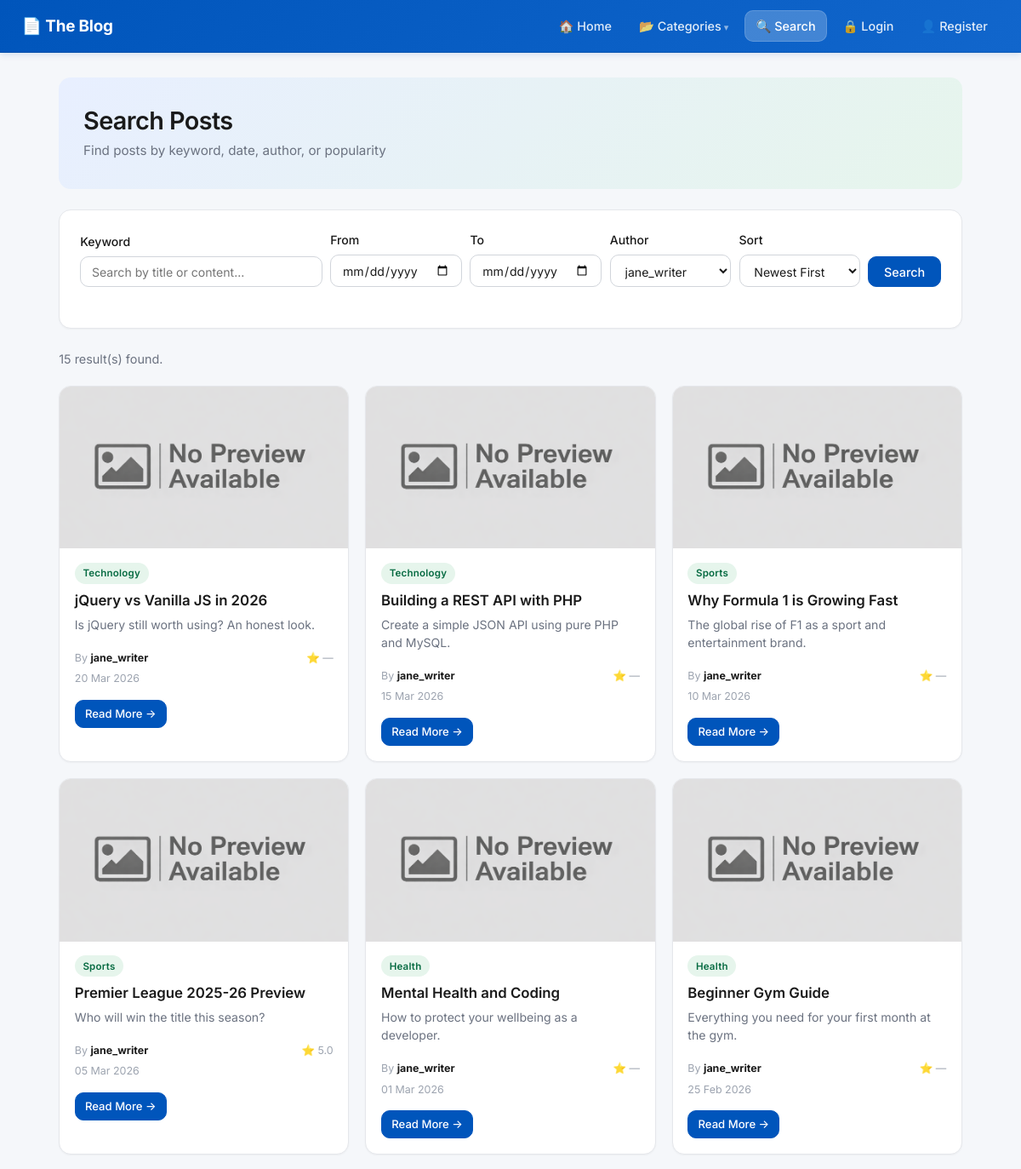
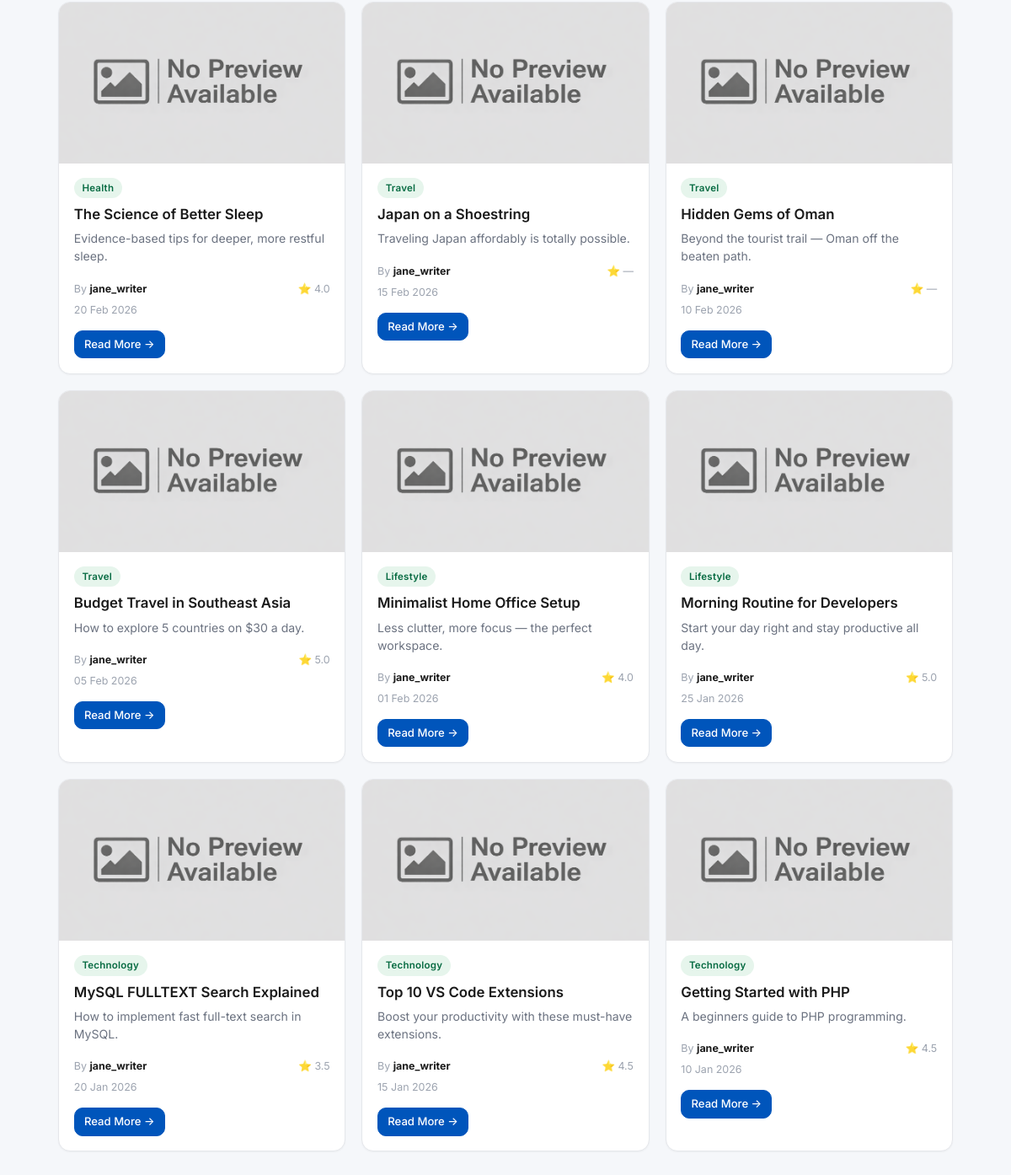
The app's page /search.php?author=2 with its own data (2 pictures, top to bottom).
### tables this page shows
CREATE TABLE IF NOT EXISTS dbProj_posts (
    post_id     INT AUTO_INCREMENT PRIMARY KEY,
    title       VARCHAR(200) NOT NULL,
    short_desc  TEXT,
    full_content TEXT,
    image_path  VARCHAR(255),
    pdf_path    VARCHAR(255),
    cat_id      INT,
    uid         INT,
    published   TINYINT(1) DEFAULT 0,
    is_deleted  TINYINT(1) NOT NULL DEFAULT 0,
    created_at  DATETIME DEFAULT CURRENT_TIMESTAMP,
    FOREIGN KEY (cat_id) REFERENCES dbProj_categories(cat_id) ON DELETE SET NULL,
    FOREIGN KEY (uid)    REFERENCES dbProj_users(uid)          ON DELETE CASCADE,
    INDEX idx_cat_id      (cat_id),
    INDEX idx_uid         (uid),
    INDEX idx_created_at  (created_at),
    INDEX idx_published   (published)
);

CREATE TABLE IF NOT EXISTS dbProj_categories (
    cat_id   INT AUTO_INCREMENT PRIMARY KEY,
    cat_name VARCHAR(100) NOT NULL
);

CREATE TABLE IF NOT EXISTS dbProj_users (
    uid          INT AUTO_INCREMENT PRIMARY KEY,
    username     VARCHAR(50)  NOT NULL,
    email        VARCHAR(100) NOT NULL UNIQUE,
    password     VARCHAR(255) NOT NULL,    
    role         ENUM('admin','creator','viewer') DEFAULT 'viewer',
    created_at   DATETIME DEFAULT CURRENT_TIMESTAMP
);

### search.php (the view, shortened to what this page needs)
<?php
require_once 'DBConn.php';
$query     = trim($_GET['q']       ?? '');
$dateFrom  = trim($_GET['from']    ?? '');
$dateTo    = trim($_GET['to']      ?? '');
$authorId  = (int)($_GET['author'] ?? 0);
$sortBy    = $_GET['sort'] ?? 'newest';
$posts = [];
$searched = false;
$authors = mysqli_query($conn, "SELECT uid, username FROM dbProj_users WHERE role IN ('creator','admin') ORDER BY username");
if ($query || $dateFrom || $dateTo || $authorId) {
    $searched = true;
    $sql = "
        SELECT p.post_id, p.title, p.short_desc, p.image_path, p.created_at,
               u.username AS author, c.cat_name AS category,
               ROUND(AVG(r.rating),1) AS avg_rating
        FROM dbProj_posts p
        LEFT JOIN dbProj_users      u ON p.uid    = u.uid
        LEFT JOIN dbProj_categories c ON p.cat_id = c.cat_id
        LEFT JOIN dbProj_ratings    r ON p.post_id = r.post_id
        WHERE p.published = 1 AND p.is_deleted = 0
    ";
    $params = [];
    $types  = '';
    if ($authorId) {
        $sql .= " AND p.uid = ?";
        $params[] = $authorId;
        $types   .= 'i';
    }
    $sql .= " GROUP BY p.post_id";
    if ($sortBy === 'popular') {
        $sql .= " ORDER BY avg_rating DESC";
    } else {
        $sql .= " ORDER BY p.created_at DESC";
    }
    $stmt = mysqli_prepare($conn, $sql);
    if ($types) {
        mysqli_stmt_bind_param($stmt, $types, ...$params);
    }
    mysqli_stmt_execute($stmt);
    $result = mysqli_stmt_get_result($stmt);
    while ($row = mysqli_fetch_assoc($result)) {
        $posts[] = $row;
    }
}
?>
<!DOCTYPE html>
<html lang="en">
<head>
<link rel="stylesheet" href="css/style.css">
</head>
<body>
<?php include 'includes/nav.php'; ?>
<div class="container">
    <div class="hero-header">
        <div>
            <h2>Search Posts</h2>
            <p>Find posts by keyword, date, author, or popularity</p>
        </div>
    </div>
    <div class="section-card" style="margin-bottom:1.5rem;">
        <form method="GET" action="search.php" id="searchForm" class="search-bar">
            <div class="form-group">
                <label>Keyword</label>
                <input type="text" name="q" placeholder="Search by title or content..." value="<?= htmlspecialchars($query) ?>">
            </div>
            <div class="form-group">
                <label>From</label>
                <input type="date" name="from" value="<?= htmlspecialchars($dateFrom) ?>">
            </div>
            <div class="form-group">
                <label>To</label>
                <input type="date" name="to" value="<?= htmlspecialchars($dateTo) ?>">
            </div>
            <div class="form-group">
                <label>Author</label>
                <select name="author">
                    <?php mysqli_data_seek($authors, 0); while ($a = mysqli_fetch_assoc($authors)): ?>
                        <option value="<?= $a['uid'] ?>" <?= ($authorId == $a['uid']) ? 'selected' : '' ?>><?= htmlspecialchars($a['username']) ?></option>
                    <?php endwhile; ?>
                </select>
            </div>
            <div class="form-group">
                <label>Sort</label>
                <select name="sort">
                    <option value="newest"  <?= ($sortBy === 'newest')  ? 'selected' : '' ?>>Newest First</option>
                </select>
            </div>
            <button type="submit" class="btn btn-primary">Search</button>
        </form>
    </div>
    <?php if ($searched): ?>
        <p style="margin-bottom:1.2rem; color:var(--color-text-muted); font-size:0.9rem;"><?= count($posts) ?> result(s) found.</p>
        <?php if (empty($posts)): ?>
            <div class="empty-state">
                <div class="icon">&#128269;</div>
                <p style="font-size:1rem;">No posts matched your search.</p>
                <p style="font-size:0.85rem;">Try different keywords or remove some filters.</p>
            </div>
        <?php else: ?>
        <div class="posts-grid">
            <?php foreach ($posts as $post): ?>
            <div class="post-card">
                <?php $img = (!empty($post['image_path']) && file_exists(__DIR__ . '/' . $post['image_path'])) ? $post['image_path'] : 'images/no-image.png'; ?>
                <a href="view_post.php?id=<?= $post['post_id'] ?>" class="post-card-img-wrap">
                    <img src="<?= htmlspecialchars($img) ?>" alt="">
                </a>
                <div class="post-card-body">
                    <div style="margin-bottom:0.5rem;">
                        <span class="badge"><?= htmlspecialchars($post['category'] ?? '—') ?></span>
                    </div>
                    <h3><a href="view_post.php?id=<?= $post['post_id'] ?>"><?= htmlspecialchars($post['title']) ?></a></h3>
                    <p><?= htmlspecialchars(mb_strimwidth($post['short_desc'], 0, 110, '...')) ?></p>
                    <div class="post-meta">
                        <span>By <strong style="color:var(--color-text);"><?= htmlspecialchars($post['author']) ?></strong></span>
                        <span>&#11088; <?= $post['avg_rating'] ?? '—' ?></span>
                    </div>
                    <div class="post-meta" style="margin-top:0.3rem;">
                        <span><?= date('d M Y', strtotime($post['created_at'])) ?></span>
                    </div>
                    <a href="view_post.php?id=<?= $post['post_id'] ?>" class="btn btn-primary btn-sm" style="margin-top:0.9rem;">Read More &rarr;</a>
                </div>
            </div>
            <?php endforeach; ?>
        </div>
        <?php endif; ?>
    <?php endif; ?>
</div>
</body>
</html>

### records on screen
dbproj_posts: cat.cat_name "Technology", title "jQuery vs Vanilla JS in 2026", short_desc "Is jQuery still worth using? An honest look.", uid.username "jane_writer", avg_rating "—", created_at "20 Mar 2026"
dbproj_posts: cat.cat_name "Technology", title "Building a REST API with PHP", short_desc "Create a simple JSON API using pure PHP and MySQL.", uid.username "jane_writer", avg_rating "—", created_at "15 Mar 2026"
dbproj_posts: cat.cat_name "Sports", title "Why Formula 1 is Growing Fast", short_desc "The global rise of F1 as a sport and entertainment brand.", uid.username "jane_writer", avg_rating "—", created_at "10 Mar 2026"
dbproj_posts: cat.cat_name "Sports", title "Premier League 2025-26 Preview", short_desc "Who will win the title this season?", uid.username "jane_writer", avg_rating "5.0", created_at "05 Mar 2026"
dbproj_posts: cat.cat_name "Health", title "Mental Health and Coding", short_desc "How to protect your wellbeing as a developer.", uid.username "jane_writer", avg_rating "—", created_at "01 Mar 2026"
dbproj_posts: cat.cat_name "Health", title "Beginner Gym Guide", short_desc "Everything you need for your first month at the gym.", uid.username "jane_writer", avg_rating "—", created_at "25 Feb 2026"
dbproj_posts: cat.cat_name "Health", title "The Science of Better Sleep", short_desc "Evidence-based tips for deeper, more restful sleep.", uid.username "jane_writer", avg_rating "4.0", created_at "20 Feb 2026"
dbproj_posts: cat.cat_name "Travel", title "Japan on a Shoestring", short_desc "Traveling Japan affordably is totally possible.", uid.username "jane_writer", avg_rating "—", created_at "15 Feb 2026"
dbproj_posts: cat.cat_name "Travel", title "Hidden Gems of Oman", short_desc "Beyond the tourist trail — Oman off the beaten path.", uid.username "jane_writer", avg_rating "—", created_at "10 Feb 2026"
dbproj_posts: cat.cat_name "Travel", title "Budget Travel in Southeast Asia", short_desc "How to explore 5 countries on $30 a day.", uid.username "jane_writer", avg_rating "5.0", created_at "05 Feb 2026"
dbproj_posts: cat.cat_name "Lifestyle", title "Minimalist Home Office Setup", short_desc "Less clutter, more focus — the perfect workspace.", uid.username "jane_writer", avg_rating "4.0", created_at "01 Feb 2026"
dbproj_posts: cat.cat_name "Lifestyle", title "Morning Routine for Developers", short_desc "Start your day right and stay productive all day.", uid.username "jane_writer", avg_rating "5.0", created_at "25 Jan 2026"
dbproj_posts: cat.cat_name "Technology", title "MySQL FULLTEXT Search Explained", short_desc "How to implement fast full-text search in MySQL.", uid.username "jane_writer", avg_rating "3.5", created_at "20 Jan 2026"
dbproj_posts: cat.cat_name "Technology", title "Top 10 VS Code Extensions", short_desc "Boost your productivity with these must-have extensions.", uid.username "jane_writer", avg_rating "4.5", created_at "15 Jan 2026"
dbproj_posts: cat.cat_name "Technology", title "Getting Started with PHP", short_desc "A beginners guide to PHP programming.", uid.username "jane_writer", avg_rating "4.5", created_at "10 Jan 2026"

### other values on screen
count($posts) "15"
form field author "jane_writer"
